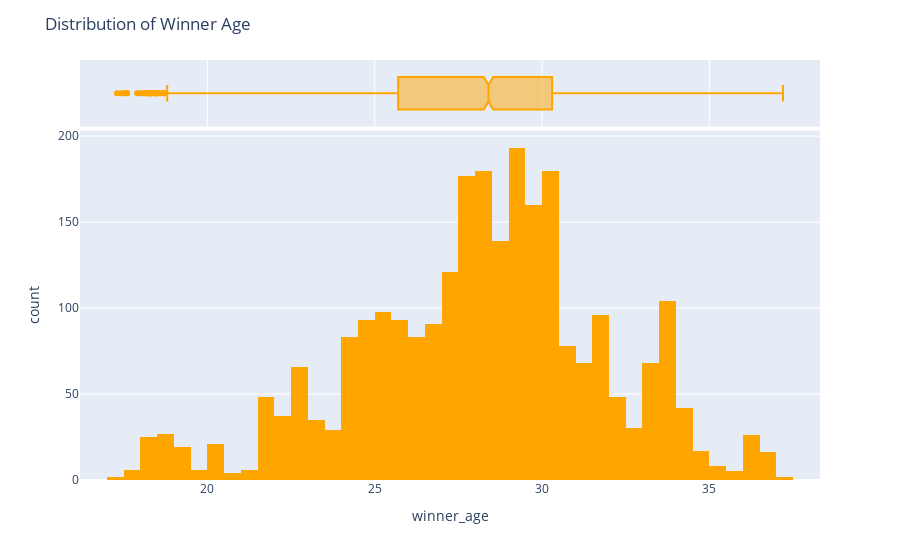

Notebook code for this chart:
### Markdown cell above
Insights:

•  Winner and loser ages appear within the normal ATP range (generally 18–38).

•   Distribution is slightly skewed toward the early–mid 20s, which aligns with typical peak tennis performance ages.

•   Very young or very old players occur rarely but are valid tennis cases (rising talents, veterans).

### Code cell
# winner age

fig = px.histogram(
    df, 
    x="winner_age", 
    nbins=40, 
    marginal="box",
    color_discrete_sequence=["orange"]
)
fig.update_layout(title="Distribution of Winner Age")
fig.show()

### Figure 1 — Plotly figure (JSON) as saved in the notebook; plotly's stock layout.template omitted (floating-point values rounded to 4 significant figures; data arrays with more than 128 entries replaced by an {"elided": "..."} marker saying what was removed)
{"data": [{"bingroup": "x", "hovertemplate": "winner_age=%{x}<br>count=%{y}<extra></extra>", "legendgroup": "", "marker": {"color": "orange", "pattern": {"shape": ""}}, "name": "", "nbinsx": 40, "orientation": "v", "showlegend": false, "type": "histogram", "x": {"elided": "2630 float values"}, "xaxis": "x", "yaxis": "y"}, {"hovertemplate": "winner_age=%{x}<extra></extra>", "legendgroup": "", "marker": {"color": "orange"}, "name": "", "notched": true, "showlegend": false, "type": "box", "x": {"elided": "2630 float values"}, "xaxis": "x2", "yaxis": "y2"}], "layout": {"barmode": "relative", "legend": {"tracegroupgap": 0}, "margin": {"t": 60}, "title": {"text": "Distribution of Winner Age"}, "xaxis": {"anchor": "y", "domain": [0, 1], "title": {"text": "winner_age"}}, "xaxis2": {"anchor": "y2", "domain": [0, 1], "matches": "x", "showgrid": true, "showticklabels": false}, "yaxis": {"anchor": "x", "domain": [0, 0.8316], "title": {"text": "count"}}, "yaxis2": {"anchor": "x2", "domain": [0.8416, 1], "matches": "y2", "showgrid": false, "showline": false, "showticklabels": false, "ticks": ""}}}
